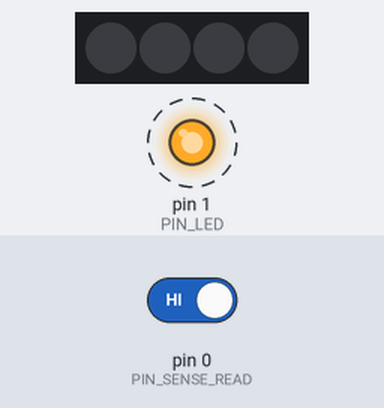
A sketch run on a simulated Arduino Uno, built with avr-gcc and run on an emulated ATmega328P. Shown: 4 RGB LEDs in strip order, left to right, output pins drawn as LEDs (lit = HIGH). Dashed ring = blinking. The inputs (shaded band) are chosen by the test bench; at power-on: pin 0 (PIN_SENSE_READ) HIGH. Dim RGB values are drawn brighter than linear.

Above: at 1.38 s.
1.8 s: pin 0 (PIN_SENSE_READ) driven LOW
At 2.38 s:
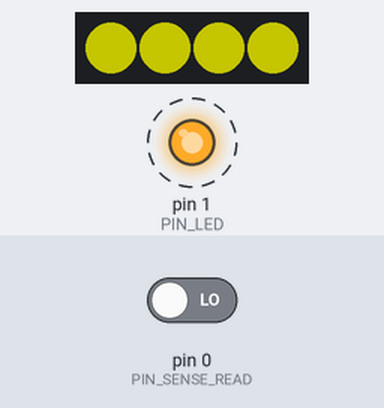
At 2.88 s:
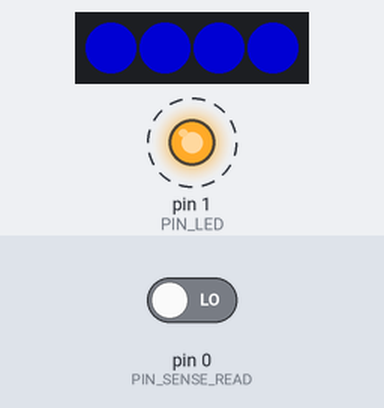
4.8 s: pin 0 (PIN_SENSE_READ) driven HIGH
7.8 s: pin 0 (PIN_SENSE_READ) driven LOW
At 8.41 s:
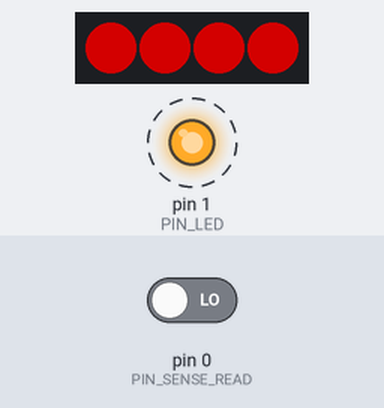
Timing chart, 0 to 16.8 s (numbered marks = the images above; inputs shaded):
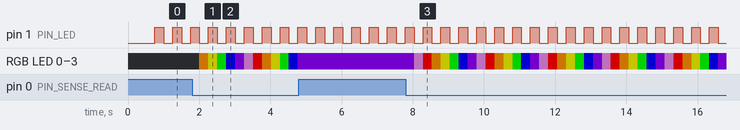

Measured:
- after the input at 1.8 s, RGB LED 0–3: off → RGB(111, 63, 0) after 0.21 s, → RGB(95, 95, 0) 0.25 s later, → RGB(0, 127, 0) 0.25 s later, → RGB(0, 0, 127) 0.25 s later, … (12 changes in this stretch)
- after the input at 7.8 s, RGB LED 0–3: RGB(63, 0, 111) → RGB(79, 47, 79) after 0.24 s, then repeats every 1.8 s: RGB(127, 0, 0) 0.25 s, RGB(111, 63, 0) 0.25 s, RGB(95, 95, 0) 0.25 s, RGB(0, 127, 0) 0.25 s, RGB(0, 0, 127) 0.25 s, RGB(63, 0, 111) 0.25 s, RGB(79, 47, 79) 0.25 s
- by itself, pin 1 (PIN_LED): alternates HIGH for 0.25 s and LOW for 0.25 s

The sketch:

01_lamp_driver.ino
```cpp
#include <Adafruit_NeoPixel.h>
#include <CapacitiveSensor.h>

#define PIN_DATA 4          // DIN to Neo Pixels
#define PIN_LED 1           // LED on Model B=PIN0, LED on Model A=PIN1
#define PIN_SENSE_READ 0    // Read for capacitive sensor
#define PIN_SENSE_DRIVE 2   // Drive V for capacitive sensor

#define N_PIXELS 4

// threshold to detect a capacitive touch (0-999)
#define CAP_THRESHOLD 50

// number of samples for capacitive sensor
#define CAP_NUM_SAMPLES 10

// debounce timing (ms)
#define DEBOUNCE_MS 250

// colors
const uint32_t pixel_colors[] = {
  0x7F0000, // red
  0x6F3F00, // orange
  0x5F5F00, // yellow
  0x007F00, // green
  0x00007F, // blue
  0x3F006F, // indigo
  0x4F2F4F  // violet
};
uint8_t const num_colors = sizeof(pixel_colors)/sizeof(uint32_t);
int8_t current_color = 0;

Adafruit_NeoPixel pixels (N_PIXELS,PIN_DATA,NEO_GRBW+NEO_KHZ800);
CapacitiveSensor cap_sensor (PIN_SENSE_DRIVE, PIN_SENSE_READ);

bool cap_button_clicked() {
  long const val = cap_sensor.capacitiveSensor(CAP_NUM_SAMPLES);
  return (val > CAP_THRESHOLD);
}

void change_color(int8_t step) {
  current_color += step;
  if (current_color >= num_colors) {
    current_color = 0;
  } else if (current_color < 0) {
    current_color = num_colors - 1;
  }
  for (int p = 0; p < N_PIXELS; ++p) {
    pixels.setPixelColor(p,pixel_colors[current_color]);
  }
  pixels.show();
}


void setup() {
  pinMode(PIN_LED, OUTPUT);
  pinMode(PIN_SENSE_READ, INPUT);
  pinMode(PIN_SENSE_DRIVE, OUTPUT);
  pixels.begin();
  delay(500);
  for (int p = 0; p < N_PIXELS; ++p) {
    pixels.setPixelColor(p,0);
  }
  pixels.show();

}

uint8_t toggle = 0;
void loop() {
    if (cap_button_clicked()) {
      change_color(1);
    }

    digitalWrite(PIN_LED, toggle);
    toggle = (toggle == 0 ? 1 : 0);
    delay(DEBOUNCE_MS);


}
```
